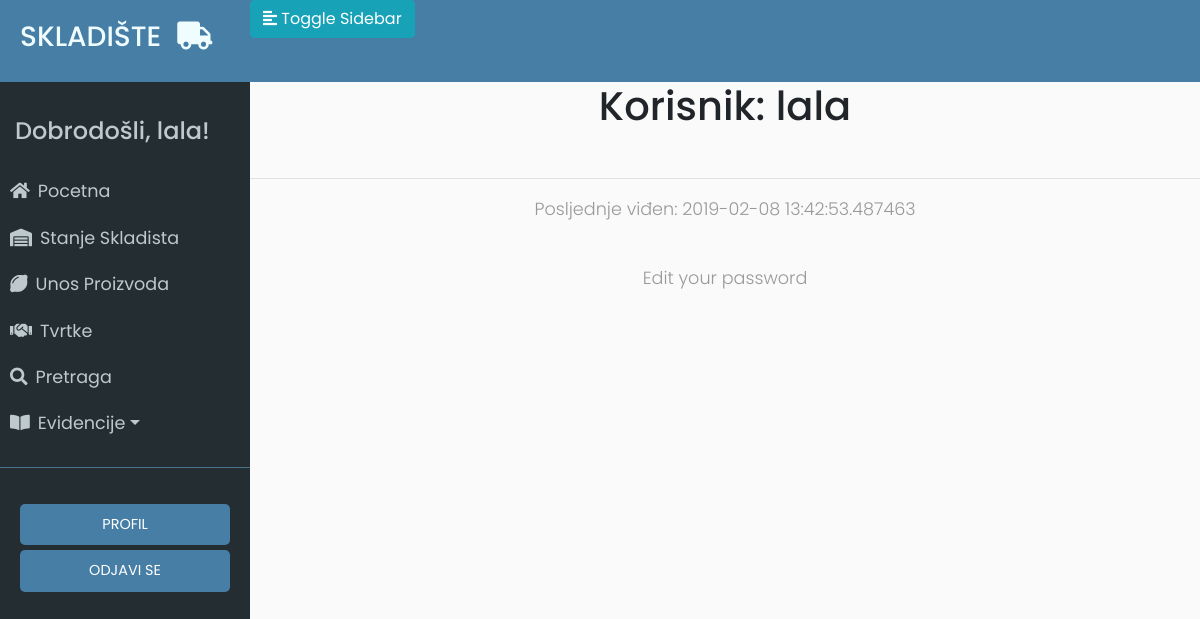
/user/lala (signed in), run on an earlier commit of the app's database.
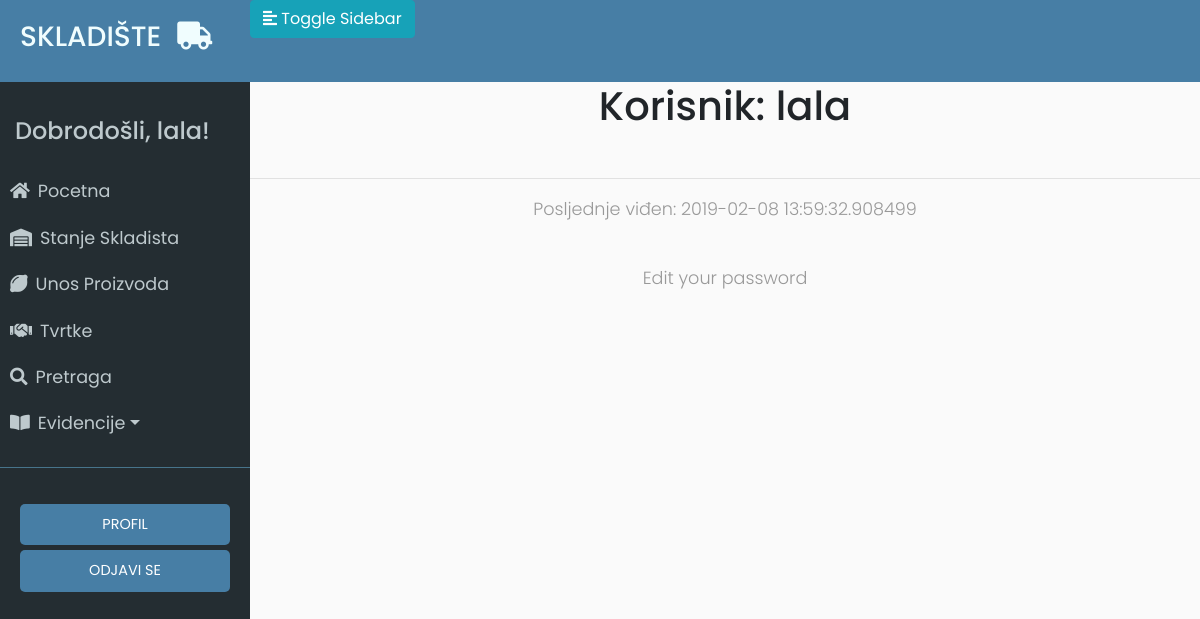
And on a later commit of the database.
### app/models.py (models this page shows, shortened)
class User(UserMixin, db.Model):
	id = db.Column(db.Integer, primary_key=True)
	username = db.Column(db.String(64), index=True, unique=True)
	email = db.Column(db.String(120), index=True, unique=True)
	password_hash = db.Column(db.String(128))
	last_seen = db.Column(db.DateTime, default=datetime.utcnow)
	evidencija = db.relationship('Evidencija', backref='user', lazy='dynamic')

### app/routes.py (the view)
@app.route('/user/<username>')
@login_required
def user(username):
	user = User.query.filter_by(username=username).first_or_404()
	return render_template('user.html', user=user)

### app/models.py (called while the page is built)
@login.user_loader
def load_user(id):
	return User.query.get(int(id))

### app/routes.py (called while the page is built)
@app.before_request
def before_request():
	if current_user.is_authenticated:
		current_user.last_seen = datetime.utcnow()
		db.session.commit()

### app/templates/user.html
{% extends "base.html" %}
{% block content %}
    <h1>Korisnik: {{ user.username }}</h1><br>
    <hr>
    {% if user.last_seen %}<p>Posljednje viđen: {{ user.last_seen }}</p>{% endif %}<br>
   <p><a href="{{ url_for('edit_password') }}">Edit your password</a></p>
{% endblock %}

### app/templates/base.html (shortened to what this page needs)
<html>
<head>
	<link rel="stylesheet" href="https://stackpath.bootstrapcdn.com/bootstrap/4.2.1/css/bootstrap.min.css" integrisha384-GJzZqFGwb1QTTN6wy59ffF1BuGJpLSa9DkKMp0DgiMDm4iYMj70gZWKYbI706tWS">
	<link href="../static/style.css" type="text/css" rel="stylesheet">
	<link rel="stylesheet" href="https://use.fontawesome.com/releases/v5.7.1/css/all.css">
</head>
<body>
	<div class="wrapper">
	<nav id="sidebar">
		<div class="sidebar-header ">
			<h3 class="alen">SKLADIŠTE<i class="fas fa-truck ml-3"></i></h3>
		</div>
		<ul class="list-unstyled components" id="navigation">
			<h4>Dobrodošli, {{ current_user.username }}!</h4>
			<li class="{% block index %}{% endblock %}">
				<a href="{{ url_for('index') }}"><i class="fas fa-home mr-2"></i>Pocetna</a>
			</li>
			<li class="{% block stanje_skladista %}{% endblock %}">
				<a href="{{ url_for('stanje_skladista') }}"><i class="fas fa-warehouse mr-2"></i>Stanje Skladista</a>
			</li>
			<li class="{% block unos_proizvoda %}{% endblock %}">
				<a href="{{ url_for('unos_proizvoda') }}"><i class="fas fa-lemon mr-2"></i>Unos Proizvoda</a>
			</li>
			<li class="{% block dobavljaci %}{% endblock %}">
				<a href="{{ url_for('tvrtke') }}"><i class="fas fa-handshake mr-2"></i>Tvrtke</a>
			</li>
			<li class="{% block pretraga %}{% endblock %}">
                <a href="{{ url_for('search') }}"><i class="fas fa-search mr-2"></i>Pretraga</a>
            </li>
			<li>
				<a href="#pageSubmenu" data-toggle="collapse" aria-expanded="false" class="dropdown-toggle"><i class="fas fa-book-open mr-2"></i>Evidencije</a>
			</li>
		</ul>
		<ul class="list-unstyled CTAs">
                <li>
                    <a href="{{ url_for('user', username=current_user.username) }}" class="tipka">PROFIL</a>
                </li>
                <li>
                    <a href="{{ url_for('logout') }}" class="tipka">ODJAVI SE</a>
                </li>
            </ul>
	</nav>
		<div class="tijelo">
	        <div class="plava-pozadina">
	            <button type="button" id="sidebarCollapse" class="btn btn-info">
	                <i class="fas fa-align-left"></i>
	                <span>Toggle Sidebar</span>
	            </button> <br>
	    	</div>
			<div class="plavo">
			{% block content %}
			{% endblock %}
			</div>
		</div>
</body>
</html>

What changed in the data, as far as the page shows it:
changed User "lala": last_seen "2019-02-08 13:42:53.487463" → "2019-02-08 13:59:32.908499"
